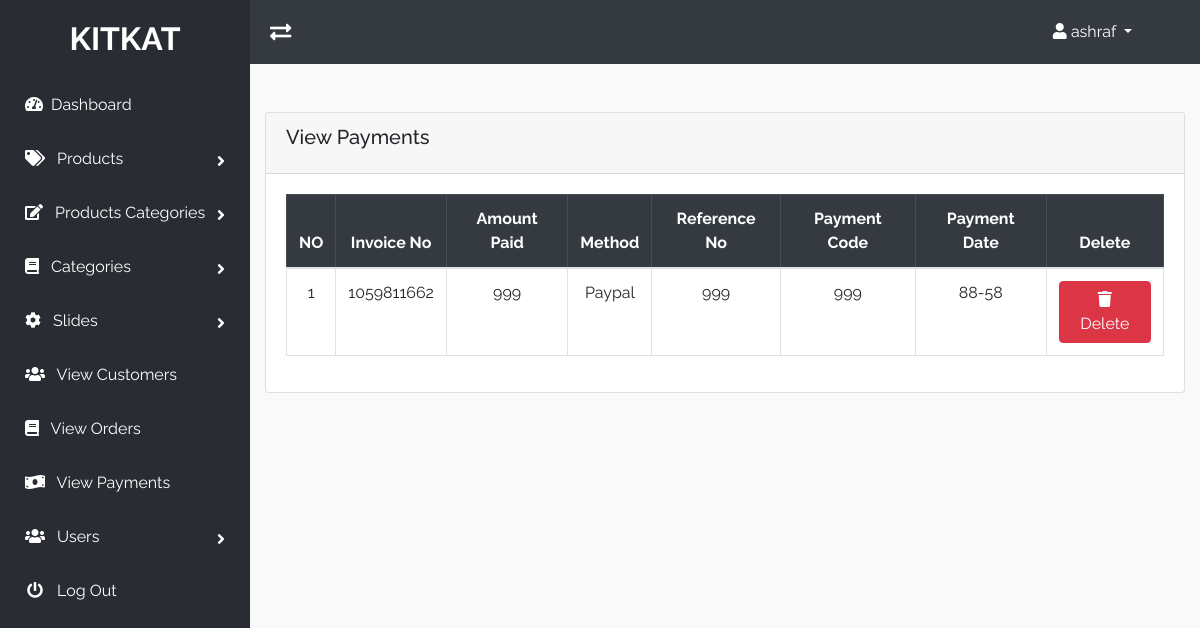
The page /admin_area/index.php?view_payments (signed in) on the database its author committed.
### tables this page shows
CREATE TABLE `payments` (
  `payment_id` int(10) NOT NULL,
  `invoice_no` int(10) NOT NULL,
  `amount` int(10) NOT NULL,
  `payment_mode` text NOT NULL,
  `ref_no` int(10) NOT NULL,
  `code` int(10) NOT NULL,
  `payment_date` text NOT NULL
);

### admin_area/view_payments.php (the view)
<?php
if(!isset($_SESSION['admin_email'])){
    echo"<script>window.open('login.php','_self')</script>";
}else {
?>
    <div class="content">
        <div class="card">
            <div class="card-header">
                <h5 class="card-title">View Payments</h5>
            </div>
            <div class="card-body">
                <div class="table-responsive">
                    <table class="table table-bordered ">
                        <thead class='table-dark'>
                            <tr class='text-center'>
                                <th>NO</th>
                                <th>Invoice No </th>
                                <th>Amount Paid</th>
                                <th>Method</th>
                                <th>Reference No</th>
                                <th>Payment Code</th>
                                <th>Payment Date</th>
                                <th>Delete</th>
                            </tr>
                        </thead>
                        <tbody>
                            <?php
                                $get_payment = "SELECT * FROM payments";
                                $stmt = $con->query($get_payment);
                                $payments = $stmt->fetchAll(PDO::FETCH_CLASS);
                                foreach($payments as $payment) {
                                    $payment_id         = $payment->payment_id;
                                    $invoice_no         = $payment->invoice_no;
                                    $amount             = $payment->amount;
                                    $payment_mode       = $payment->payment_mode;
                                    $ref_no             = $payment->ref_no;
                                    $code               = $payment->code;
                                    $payment_date       =$payment->payment_date;
                                    echo "
                                            <tr class='text-center'>
                                                <td>$payment_id</td>
                                                <td>$invoice_no</td>
                                                <td>$amount</td>
                                                <td>$payment_mode</td>
                                                <td>$ref_no</td>
                                                <td>$code</td>
                                                <td>$payment_date</td>
                                                <td >
                                                    <a class='btn btn-danger' href='index.php?delete_payment=$payment_id'>
                                                        <i class='fas fa-trash'></i> Delete
                                                    </a>
                                                </td>
                                            </tr>
                                        ";
                                }
                            ?>
                        </tbody>
                    </table>
                </div>
            </div>
        </div>
    </div>
<?php
    }
?>

### admin_area/includes/nav.php (shortened to what this page needs)
<div class="header navbar bg-dark">
    <i class="fas fa-exchange-alt fa-lg toggle-sidebar"></i>
    <ul class="list-unstyled m-0 mr-5">
        <li class="dropdown">
            <a href="#" class="dropdown-toggle" data-toggle="dropdown">
                <i class="fa fa-user"></i> <?php echo $admin_name ?> <b class="caret"></b>
            </a>
        </li>
    </ul>
</div>

### admin_area/css/style.css (style rules this page uses)
body { font-family:'Raleway', sans-serif;background:#ffffff }
h1,h2,h3,h4,h5,h6,p,span { font-family:'Raleway', sans-serif }
a { text-decoration:none !important;color:#000;-webkit-transition:.3s;transition:.3s }
.btn { cursor:pointer }
.header { background:#292c33;padding:20px }
.header .toggle-sidebar { cursor:pointer;color:#FFF }
.header .dropdown-toggle { color:#FFF }

### rows shown on the page
payments: payment_id "1", invoice_no "1059811662", amount "999", payment_mode "Paypal", ref_no "999", code "999", payment_date "88-58"

### other values the page prints
$admin_name "ashraf"
